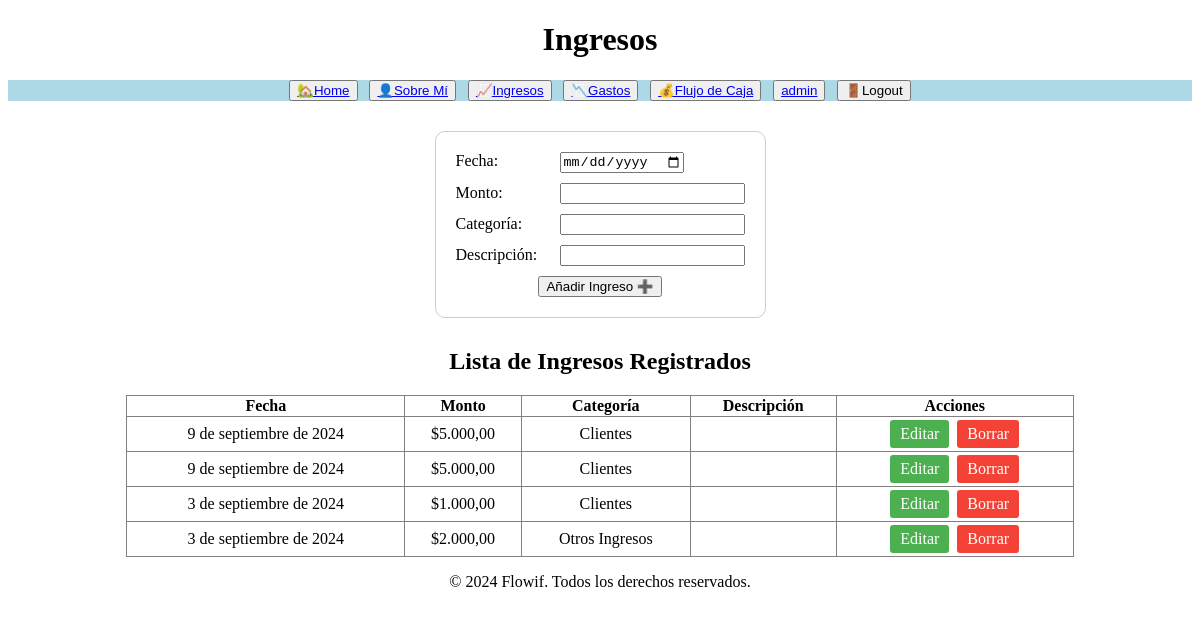
Page /ingresos/ (signed in) on the earlier database version.
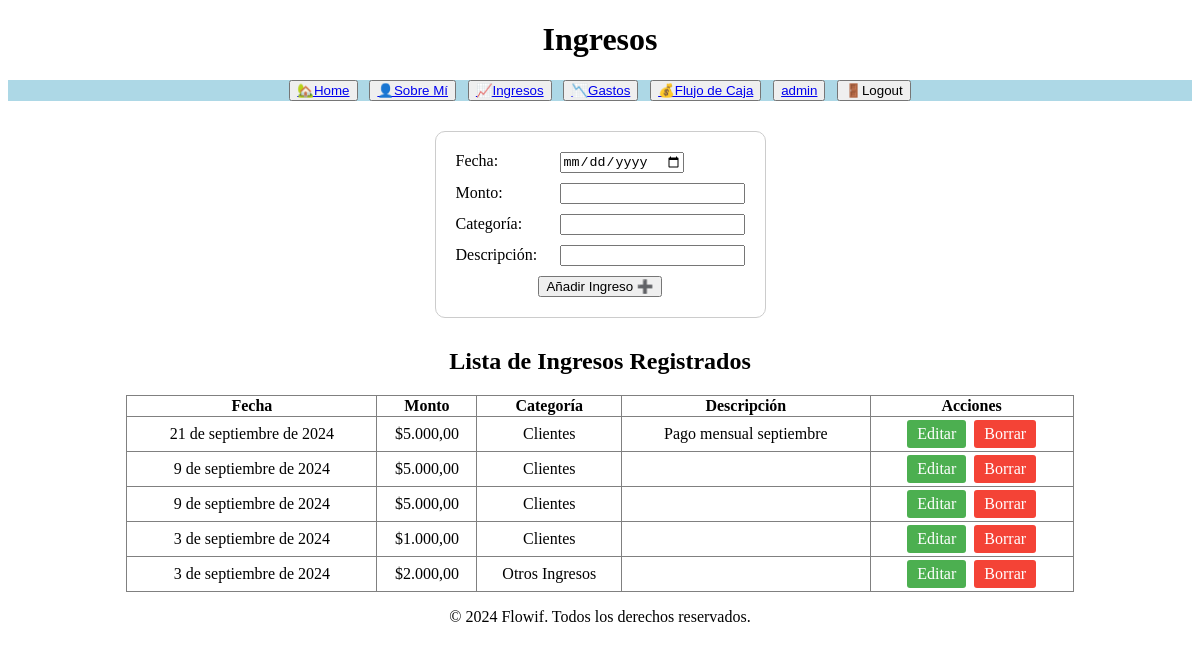
Same page on the later database version.
### reportes/models.py (models this page shows, shortened)
class Ingresos(models.Model):
    id = models.AutoField(primary_key=True)
    fecha = models.DateField()
    monto = models.DecimalField(max_digits=10, decimal_places=0)
    categoria = models.CharField(max_length=100)
    descripcion = models.CharField(max_length=255, blank=True, null=True)
    class Meta:
        verbose_name = "Ingreso"
        verbose_name_plural = "Ingresos"

### reportes/views.py (the view)
# urls.py: path('ingresos/', views.ingresos_view, name='ingresos'),
@login_required
def ingresos_view(request):
    ingresos = Ingresos.objects.all().order_by('-fecha')
    if request.method == 'POST':
        form = IngresosForm(request.POST)
        if form.is_valid():
            form.save()
            return redirect('reportes:ingresos')
    else:
        form = IngresosForm()
    ingresos_formateados = []
    for ingreso in ingresos:
        try:
            if isinstance(ingreso.monto, Decimal):
                monto_float = float(ingreso.monto)
            elif isinstance(ingreso.monto, str):
                monto_float = float(ingreso.monto.replace(',', '.'))
            else:
                monto_float = float(ingreso.monto)
            monto_formateado = f"{monto_float:,.2f}".replace(",", "X").replace(".", ",").replace("X", ".")
        except (ValueError, TypeError, AttributeError) as e:
            print(f"Error al formatear el monto: {e}")
            monto_formateado = str(ingreso.monto)
        ingresos_formateados.append({
            'id': ingreso.id,
            'fecha': ingreso.fecha,
            'monto': ingreso.monto,
            'monto_formateado': monto_formateado,
            'categoria': ingreso.categoria,
            'descripcion': ingreso.descripcion or ''
        })
    return render(request, 'reportes/ingresos.html', {'ingresos': ingresos_formateados, 'form': form})

### reportes/forms.py
class IngresosForm(forms.ModelForm):
    class Meta:
        model = Ingresos
        fields = ['fecha', 'monto', 'categoria', 'descripcion']
        widgets = {'fecha': forms.DateInput(attrs={'type': 'date'})}

### reportes/templates/reportes/ingresos.html (shortened to what this page needs)
{% extends 'reportes/base.html' %}
{% load humanize custom_filters %}
{% block header %}
Ingresos
{% endblock header %}
{% block main %}
<div style="text-align: center; margin-bottom: 30px; margin-top: 30px;">
    <form method="post" style="display: inline-block; text-align: left; border: 1px solid #ccc; padding: 20px; border-radius: 10px;">
        <div style="margin-bottom: 10px;">
            <label for="id_fecha" style="display: inline-block; width: 100px;">Fecha:</label>
            {{ form.fecha }}
        </div>
        <div style="margin-bottom: 10px;">
            <label for="id_monto" style="display: inline-block; width: 100px;">Monto:</label>
            {{ form.monto }}
        </div>
        <div style="margin-bottom: 10px;">
            <label for="id_categoria" style="display: inline-block; width: 100px;">Categoría:</label>
            {{ form.categoria }}
        </div>
        <div style="margin-bottom: 10px;">
            <label for="id_descripcion" style="display: inline-block; width: 100px;">Descripción:</label>
            {{ form.descripcion }}
        </div>
        <div style="text-align: center;">
            <button type="submit">Añadir Ingreso ➕</button>
        </div>
    </form>
</div>
<h2>Lista de Ingresos Registrados</h2>
<table border="1" style="width: 80%; margin: auto; text-align: center; border-collapse: collapse;">
    <thead>
        <tr>
            <th>Fecha</th>
            <th>Monto</th>
            <th>Categoría</th>
            <th>Descripción</th>
            <th>Acciones</th>
        </tr>
    </thead>
    <tbody>
        {% for ingreso in ingresos %}
        <tr>
            <td>{{ ingreso.fecha }}</td>
            <td>${{ ingreso.monto_formateado }}</td>
            <td>{{ ingreso.categoria }}</td>
            <td>{{ ingreso.descripcion|default_if_none:'' }}</td>
            <td>
                <a href="{% url 'reportes:editar_ingresos' ingreso.id %}" class="btn-editar">Editar</a>
                <a href="{% url 'reportes:borrar_ingresos' ingreso.id %}" class="btn-borrar" onclick="return confirm('¿Estás seguro de que quieres borrar este ingreso?');">Borrar</a>
            </td>
        </tr>
        {% empty %}
        <tr>
            <td colspan="5">No hay ingresos registrados.</td>
        </tr>
        {% endfor %}
    </tbody>
</table>
{% endblock main %}

### reportes/templates/reportes/base.html (shortened to what this page needs)
<!DOCTYPE html>
<html lang="es">
<head>
</head>
<body>
    <header>
        <h1 style="color:black; text-align: center;">
            {% block header %}{% endblock header %}
        </h1>
    </header>
    <nav style="text-align: center;">
        {% include 'reportes/navbar.html' %}
    </nav>
    <main style="text-align: center;">
        {% block main %}
        {% endblock main %}
    </main>
    <footer style="text-align: center;">
        <p>&copy; 2024 Flowif. Todos los derechos reservados.</p>
    </footer>
</body>
</html>

### reportes/templates/reportes/navbar.html (shortened to what this page needs)
<div
  style="
    margin-bottom: 2%;
    display: flex;
    justify-content: center;
    gap: 1%;
    background-color: lightblue;
  "
>
    <button>
        <a href="{% url 'reportes:index' %}">🏡Home</a>
    </button>
    <button>
        <a href="{% url 'reportes:about' %}">👤Sobre Mí</a>
    </button>
    {% if user.is_authenticated %}
        <button>
            <a href="{% url 'reportes:ingresos' %}">📈Ingresos</a>
        </button>
        <button>
            <a href="{% url 'reportes:gastos' %}">📉Gastos</a>
        </button>
        <button>
            <a href="{% url 'reportes:flujodecaja' %}">💰Flujo de Caja</a>
        </button>
        <button>
            <a href="#">{{ user.username }}</a>
        </button>
        <form method="post" action="{% url 'logout' %}" style="display: inline;">
            <button type="submit" onclick="return confirm('¿Estás seguro de que quieres cerrar sesión?');">🚪Logout</button>
        </form>
    {% else %}
        <button>
            <a href="{% url 'login' %}">Login🌐</a>
        </button>
    {% endif %}
</div>

### reportes/templates/reportes/ingresos.html (style rules this page uses)
.btn-editar, .btn-borrar { display: inline-block; padding: 5px 10px; margin: 2px; text-decoration: none; color: white; border-radius: 3px; }
.btn-editar { background-color: #4CAF50; }
.btn-borrar { background-color: #f44336; }

Differences in the rows shown:
added Ingresos: fecha "21 de septiembre de 2024", categoria "Clientes", descripcion "Pago mensual septiembre"
Other differences:
new list line: "$ 5.000,00 Editar Borrar"
